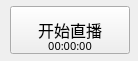
<?xml version="1.0" encoding="UTF-8"?>
<ui version="4.0">
 <class>UITimers</class>
 <widget class="QWidget" name="UITimers">
  <property name="geometry">
   <rect>
    <x>0</x>
    <y>0</y>
    <width>138</width>
    <height>61</height>
   </rect>
  </property>
  <property name="windowTitle">
   <string>UITimers</string>
  </property>
  <widget class="QPushButton" name="Live_pushBtn">
   <property name="geometry">
    <rect>
     <x>10</x>
     <y>6</y>
     <width>120</width>
     <height>48</height>
    </rect>
   </property>
   <property name="sizePolicy">
    <sizepolicy hsizetype="Maximum" vsizetype="Maximum">
     <horstretch>0</horstretch>
     <verstretch>0</verstretch>
    </sizepolicy>
   </property>
   <property name="minimumSize">
    <size>
     <width>120</width>
     <height>48</height>
    </size>
   </property>
   <property name="maximumSize">
    <size>
     <width>120</width>
     <height>48</height>
    </size>
   </property>
   <property name="font">
    <font>
     <family>微软雅黑</family>
     <pointsize>12</pointsize>
    </font>
   </property>
   <property name="cursor">
    <cursorShape>PointingHandCursor</cursorShape>
   </property>
   <property name="toolTip">
    <string/>
   </property>
   <property name="text">
    <string>开始直播</string>
   </property>
  </widget>
  <widget class="QLabel" name="time_label">
   <property name="enabled">
    <bool>true</bool>
   </property>
   <property name="geometry">
    <rect>
     <x>10</x>
     <y>40</y>
     <width>120</width>
     <height>12</height>
    </rect>
   </property>
   <property name="font">
    <font>
     <family>微软雅黑</family>
     <pointsize>8</pointsize>
    </font>
   </property>
   <property name="layoutDirection">
    <enum>Qt::LeftToRight</enum>
   </property>
   <property name="text">
    <string>00:00:00</string>
   </property>
   <property name="alignment">
    <set>Qt::AlignCenter</set>
   </property>
  </widget>
 </widget>
 <layoutdefault spacing="6" margin="11"/>
 <resources/>
 <connections/>
</ui>
